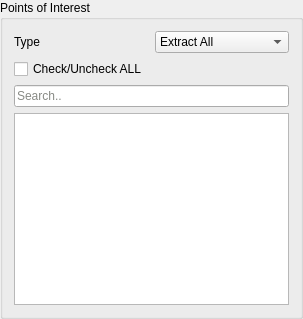
               <widget class="QGroupBox" name="poi_box">
                <property name="minimumSize">
                 <size>
                  <width>0</width>
                  <height>50</height>
                 </size>
                </property>
                <property name="maximumSize">
                 <size>
                  <width>300</width>
                  <height>16777215</height>
                 </size>
                </property>
                <property name="title">
                 <string>Points of Interest</string>
                </property>
                <layout class="QVBoxLayout" name="verticalLayout_11">
                 <item>
                  <layout class="QGridLayout" name="poi_layout">
                   <item row="0" column="0">
                    <widget class="QLabel" name="poiType_label">
                     <property name="text">
                      <string>Type</string>
                     </property>
                    </widget>
                   </item>
                   <item row="0" column="1">
                    <widget class="QComboBox" name="poiType_dropdown">
                     <item>
                      <property name="text">
                       <string>Extract All</string>
                      </property>
                     </item>
                     <item>
                      <property name="text">
                       <string>Function</string>
                      </property>
                     </item>
                     <item>
                      <property name="text">
                       <string>String</string>
                      </property>
                     </item>
                     <item>
                      <property name="text">
                       <string>Variable</string>
                      </property>
                     </item>
                     <item>
                      <property name="text">
                       <string>DLL</string>
                      </property>
                     </item>
                     <item>
                      <property name="text">
                       <string>Packet Protocol</string>
                      </property>
                     </item>
                     <item>
                      <property name="text">
                       <string>Struct</string>
                      </property>
                     </item>
                    </widget>
                   </item>
                  </layout>
                 </item>
                 <item>
                  <widget class="QCheckBox" name="check_allpoi">
                   <property name="text">
                    <string>Check/Uncheck ALL</string>
                   </property>
                  </widget>
                 </item>
                 <item>
                  <widget class="QLineEdit" name="poiSearch_lineEdit">
                   <property name="styleSheet">
                    <string notr="true">color: rgb(136, 138, 133);</string>
                   </property>
                   <property name="text">
                    <string>Search..</string>
                   </property>
                  </widget>
                 </item>
                 <item>
                  <widget class="QListWidget" name="poi_list">
                   <property name="minimumSize">
                    <size>
                     <width>275</width>
                     <height>0</height>
                    </size>
                   </property>
                   <property name="maximumSize">
                    <size>
                     <width>16777215</width>
                     <height>16777215</height>
                    </size>
                   </property>
                  </widget>
                 </item>
                </layout>
               </widget>
